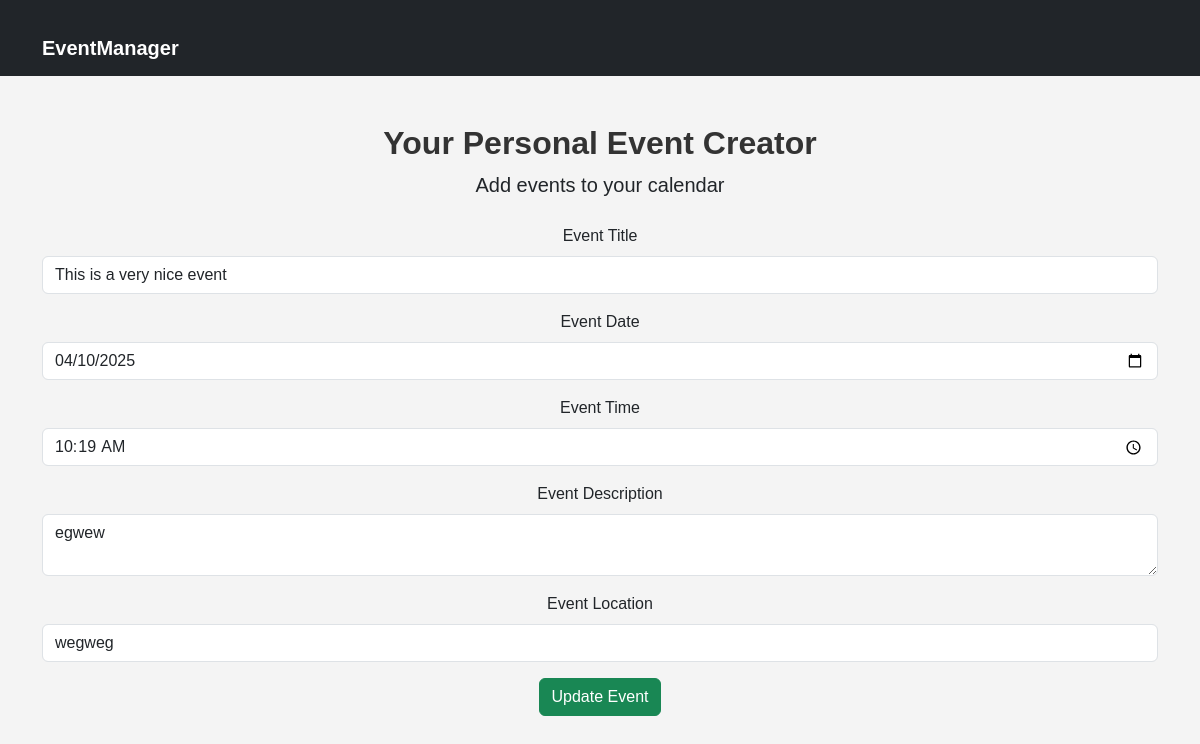
The app's page /edit_event/6, older data.
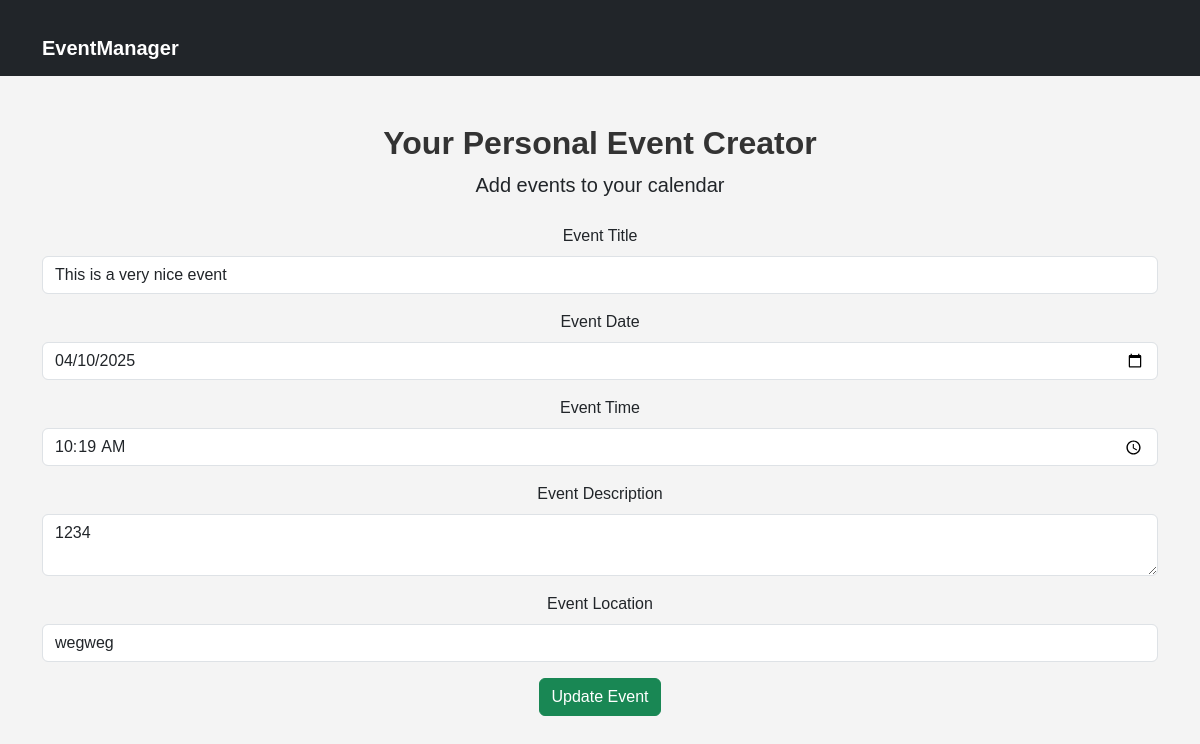
The same page, newer data.
### main.py (models this page shows)
class Event(db.Model):
    id = db.Column(db.Integer, primary_key=True)
    title = db.Column(db.String(100), nullable=False)
    date = db.Column(db.String(10), nullable=False)
    time = db.Column(db.String(5), nullable=False)
    description = db.Column(db.String(255), nullable=True)
    location = db.Column(db.String(255), nullable=True)
    user_id = db.Column(db.Integer, db.ForeignKey('user.id'), nullable=False)
    user = db.relationship('User', backref=db.backref('events', lazy=True))

### main.py (the view, shortened to what this page needs)
@app.route('/edit_event/<int:event_id>', methods=['GET', 'POST'])
def edit_event(event_id):
    event = Event.query.get_or_404(event_id)
    return render_template('calendar.html', event=event)

### templates/calendar.html (shortened to what this page needs)
{% extends "base.html" %}
{% block content %}
<div class="text-center">
    <h2 class="fw-bold">Your Personal Event Creator</h2>
    <p class="lead">Add events to your calendar</p>
    <form method="POST" action="{{ url_for('edit_event', event_id=event.id) if event else url_for('Create_Event') }}">
        <div class="mb-3">
            <label for="event_title" class="form-label">Event Title</label>
            <input type="text" class="form-control" id="event_title" name="event_title" value="{{ event.title if event else '' }}" required>
        </div>
        <div class="mb-3">
            <label for="event_date" class="form-label">Event Date</label>
            <input type="date" class="form-control" id="event_date" name="event_date" value="{{ event.date if event else '' }}" required>
        </div>
        <div class="mb-3">
            <label for="event_time" class="form-label">Event Time</label>
            <input type="time" class="form-control" id="event_time" name="event_time" value="{{ event.time if event else '' }}" required>
        </div>
        <div class="mb-3">
            <label for="event_description" class="form-label">Event Description</label>
            <textarea class="form-control" id="event_description" name="event_description">{{ event.description if event else '' }}</textarea>
        </div>
        <div class="mb-3">
            <label for="event_location" class="form-label">Event Location</label>
            <input type="text" class="form-control" id="event_location" name="event_location" value="{{ event.location if event else '' }}">
        </div>
        <button type="submit" class="btn btn-success">
            {{ 'Update Event' if event else 'Add Event' }}
        </button>
    </form>
</div>
{% endblock %}

### templates/base.html (shortened to what this page needs)
<!DOCTYPE html>
<html lang="en">
<head>
    <link rel="stylesheet" href="https://cdn.jsdelivr.net/npm/bootstrap@5.3.0/dist/css/bootstrap.min.css">
    <link rel="stylesheet" href="{{ url_for('static', filename='style.css') }}">
</head>
<body>
    <nav class="navbar navbar-expand-lg navbar-dark bg-dark">
        <div class="container">
            <a class="navbar-brand" href="{{ url_for('home') }}">EventManager</a>
        </div>
    </nav>
    <div class="container mt-5">
        {% block content %}{% endblock %}
    </div>
</body>
</html>

### static/style.css (style rules this page uses)
body { background-color: #f4f4f4; font-family: Arial, sans-serif; }
h2 { color: #333; }
button { font-size: 18px; border-radius: 5px; }
.navbar { margin-bottom: 20px; }
.navbar-brand { font-weight: bold; }
.container { margin-top: 20px; }

Row changes from the older to the newer data that the page shows:
changed Event "This is a very nice event": event_description "egwew" → "1234"
